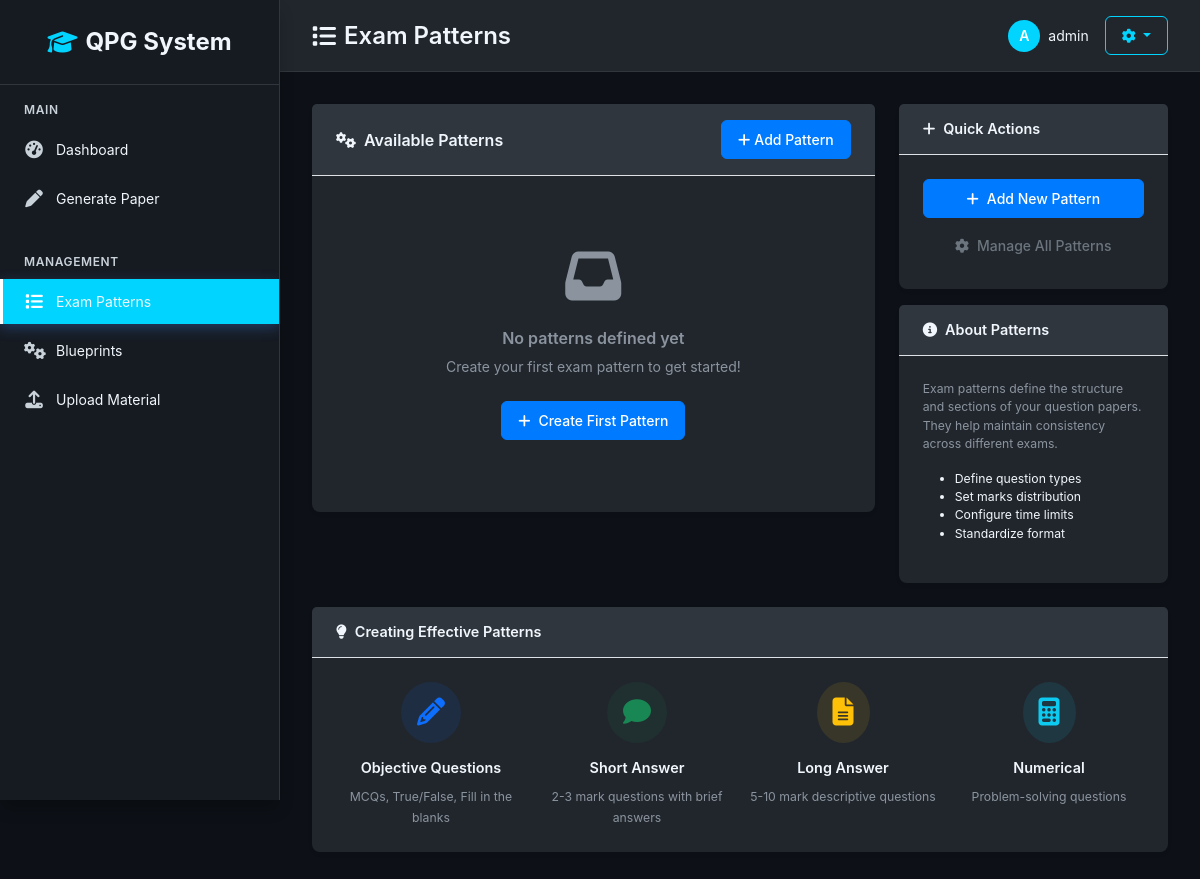
The page /patterns/ (signed in) on the database as committed earlier.
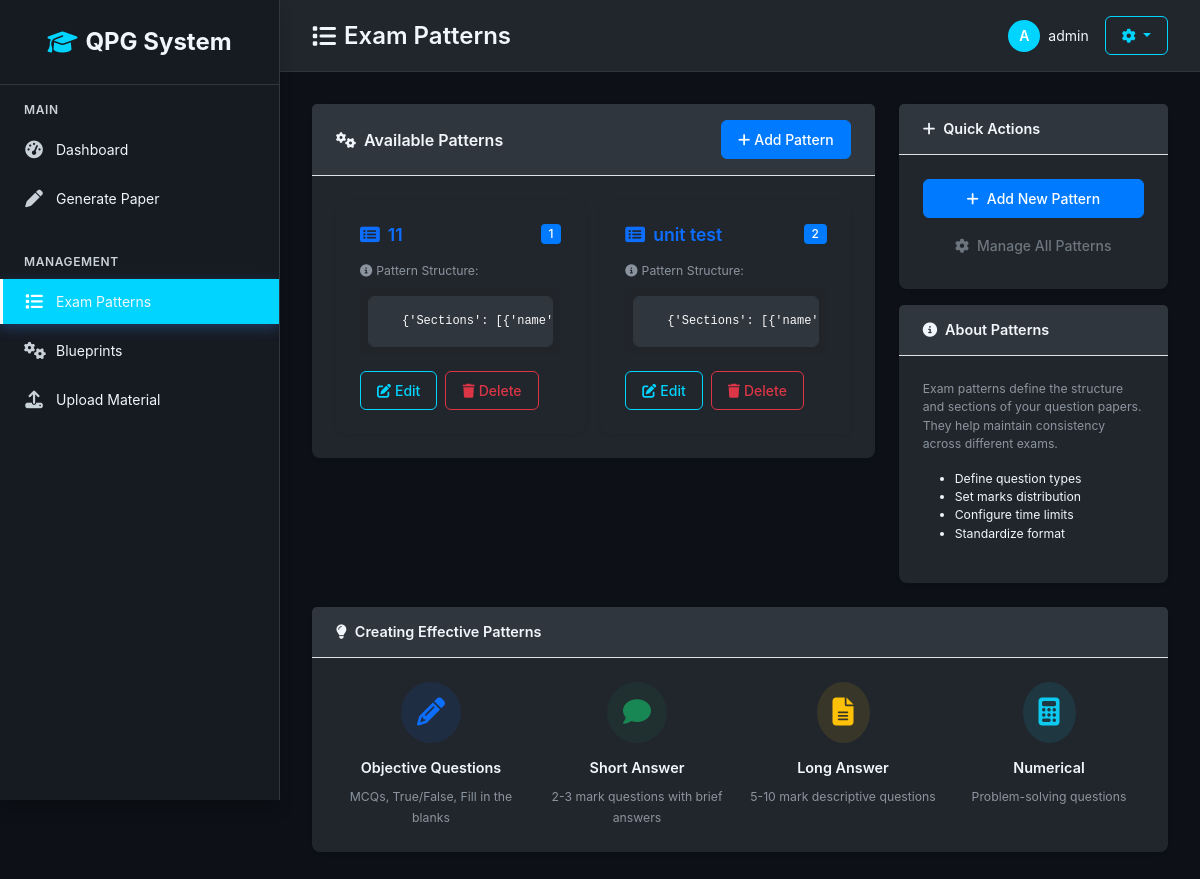
The same page on the database as committed later.
### core/models.py (models this page shows, shortened)
class ExamPattern(models.Model):
    name = models.CharField(max_length=100)   # e.g. "Half-Yearly"
    description = models.TextField(blank=True)
    sections = models.JSONField()             # [{"name":"A","questions":10,"marks":1}, ...]
    created_by = models.ForeignKey(User, on_delete=models.SET_NULL, null=True)
    created_at = models.DateTimeField(auto_now_add=True)

### core/views.py (the view)
# urls.py: path("patterns/", views.patterns_view, name="patterns"),
@login_required(login_url='login')
def patterns_view(request):
    patterns = ExamPattern.objects.all()
    return render(request, "patterns.html", {"patterns": patterns})

### core/templates/patterns.html (shortened to what the changed rows need)
{% extends "base.html" %}
{% block content %}
<div class="row">
  <div class="col-lg-8">
    <div class="card border-0 shadow-sm">
      <div class="card-body">
        {% if patterns %}
          <div class="row g-3">
            {% for pattern in patterns %}
            <div class="col-md-6">
              <div class="card h-100 border-0 shadow-sm">
                <div class="card-body">
                  <div class="d-flex justify-content-between align-items-start mb-3">
                    <h6 class="card-title text-primary mb-0">
                      <i class="fas fa-list-alt me-2"></i>{{ pattern.name }}
                    </h6>
                    <span class="badge bg-primary">{{ forloop.counter }}</span>
                  </div>
                  <div class="mb-3">
                    <small class="text-muted d-block mb-2">
                      <i class="fas fa-info-circle me-1"></i>Pattern Structure:
                    </small>
                    <div class="bg-dark rounded p-2" style="max-height: 150px; overflow-y: auto;">
                      <pre class="mb-0 text-light" style="font-size: 0.75rem; line-height: 1.3;"><code>{{ pattern.sections }}</code></pre>
                    </div>
                  </div>
                  <div class="d-flex gap-2">
                    <button class="btn btn-sm btn-outline-primary" onclick="editPattern({{ pattern.id }})">
                      <i class="fas fa-edit me-1"></i>Edit
                    </button>
                    <a href="{% url 'delete_pattern' pattern.id %}" class="btn btn-sm btn-outline-danger"
                       onclick="return confirm('Are you sure you want to delete this pattern?')">
                      <i class="fas fa-trash me-1"></i>Delete
                    </a>
                  </div>
                </div>
              </div>
            </div>
            {% endfor %}
          </div>
        {% else %}
          <div class="text-center py-5">
            <div class="mb-4">
              <i class="fas fa-inbox fa-4x text-muted"></i>
            </div>
            <h5 class="text-muted mb-2">No patterns defined yet</h5>
            <p class="text-muted mb-4">Create your first exam pattern to get started!</p>
            <a href="{% url 'create_pattern' %}" class="btn btn-primary btn-lg">
              <i class="fas fa-plus me-2"></i>Create First Pattern
            </a>
          </div>
        {% endif %}
      </div>
    </div>
  </div>
</div>
{% endblock %}

Rows that differ between the two databases and show on the page:
added ExamPattern: name "11", sections "{'Sections':…"
added ExamPattern: name "unit test", sections "{'Sections':…"
Other text that changed with them:
text no longer shown: "No patterns defined yet Create your first exam pattern to get started! Create First Pattern"
